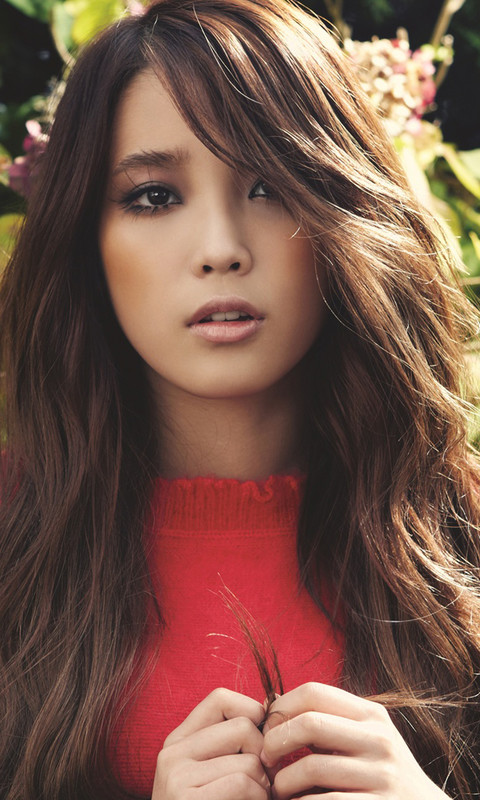
//> input picture materials/face2.jpg, 480 x 800 px
$ ./main   (built with g++ and OpenCV 4)
//> lines starting //> are read from the running program, lines starting //| are printed output that depends on the picture; after the words box and inside, x2 and y2 are one past the last pixel; in counts of white or black regions, pixels touching at a corner belong together
/****************************************************************************
**
** Copyright (C) 2019 Xiaohai <xiaohaidotpro@outlook.com>.
** Contact: http://xiaohai.pro
**
** This file is part of learningOpenCV3
**
**
****************************************************************************/

#include "bits/stdc++.h"

#include "opencv2/opencv.hpp"

int main(int /* argc */, char** /* argv */) {
    cv::Mat src = cv::imread("../../materials/face2.jpg", cv::IMREAD_COLOR);
//> src is the input picture: 800 rows x 480 cols, CV_8UC3; mean B, G, R 74.6, 87, 120.4
    if (src.empty()) {
        std::cerr << "load image failed..." << std::endl;
        return -1;
    }

    using Point2f = cv::Point2f;
    Point2f srcQuad[] = {Point2f(0.0, 0.0), Point2f(src.cols - 1, 0), Point2f(src.cols - 1, src.rows - 1),
                         Point2f(0, src.rows - 1)};
    Point2f dstQuad[] = {Point2f(src.cols * 0.05f, src.rows * 0.33f), Point2f(src.cols * 0.9f, src.rows * 0.25f),
                         Point2f(src.cols * 0.8f, src.rows * 0.9f), Point2f(src.cols * 0.2f, src.rows * 0.7f)};

    // get perspective matrix
    cv::Mat warpMat = cv::getPerspectiveTransform(srcQuad, dstQuad);
    cv::Mat dst;
    cv::warpPerspective(src, dst, warpMat, src.size(), cv::INTER_LINEAR, cv::BORDER_CONSTANT, cv::Scalar());
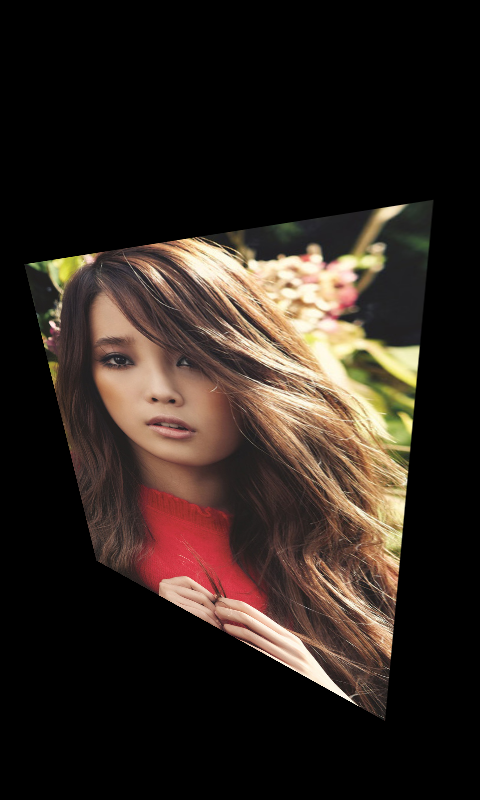
//> dst: 800 rows x 480 cols, CV_8UC3; mean B, G, R 30.7, 37.2, 47.5

    for (int i = 0; i != 4; ++i) {
        cv::circle(dst, dstQuad[i], 5, cv::Scalar(255, 0, 255), -1, cv::LINE_AA);
    }
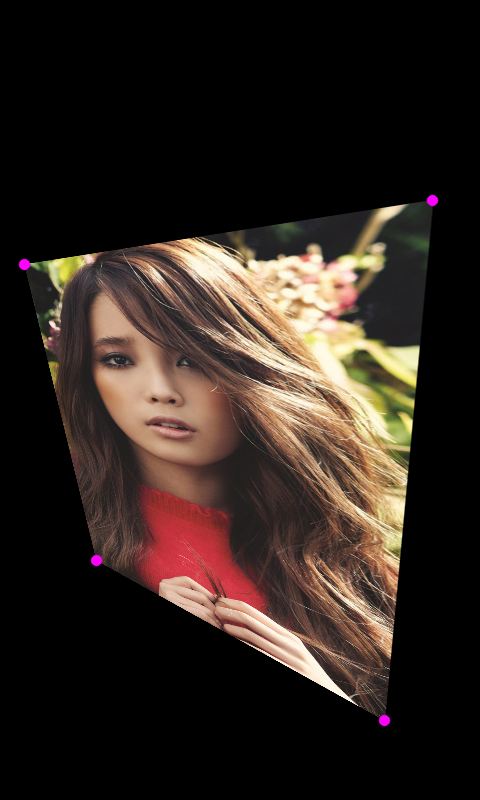
//> dst: 800 rows x 480 cols, CV_8UC3; 0.13% of pixels changed, all inside (x1, y1, x2, y2) = (18, 194, 439, 727)

    const std::string windowTitle{"Perspective Transform"};
    cv::namedWindow(windowTitle, cv::WINDOW_GUI_NORMAL);
    cv::imshow(windowTitle, dst);
    cv::waitKey();

    return 0;
}

$ run again, with materials/face1.jpg copied over materials/face2.jpg
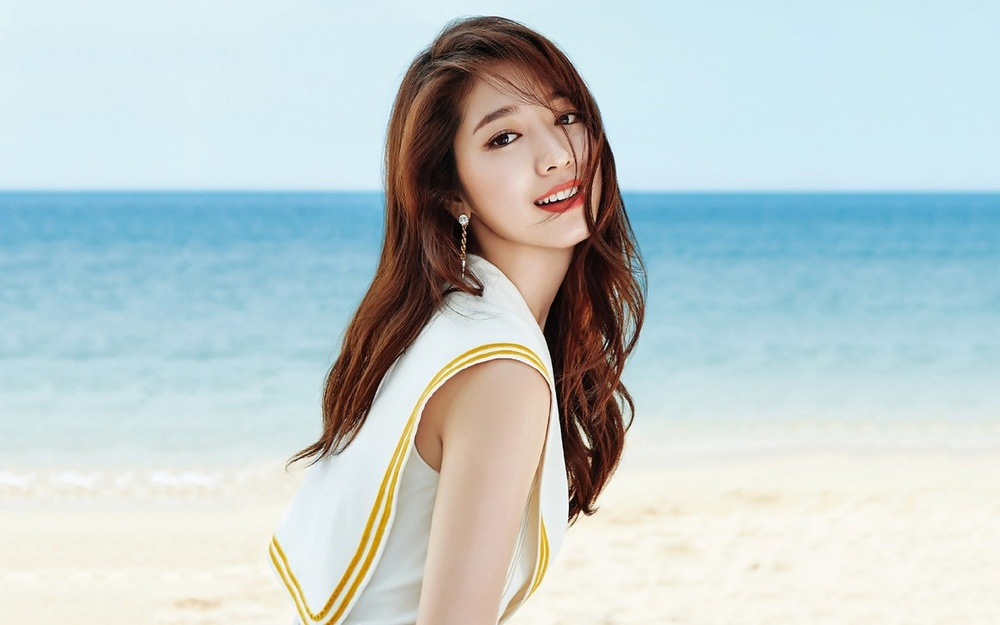
//> input picture materials/face1.jpg, 1000 x 625 px, shrunk from 1280 x 800 before the run
//> src is the input picture: 625 rows x 1000 cols, CV_8UC3; mean B, G, R 204.4, 204, 191.4
//> `cv::warpPerspective(src, dst, warpMat, src.size(), cv::INTER_LINEAR, c..`:
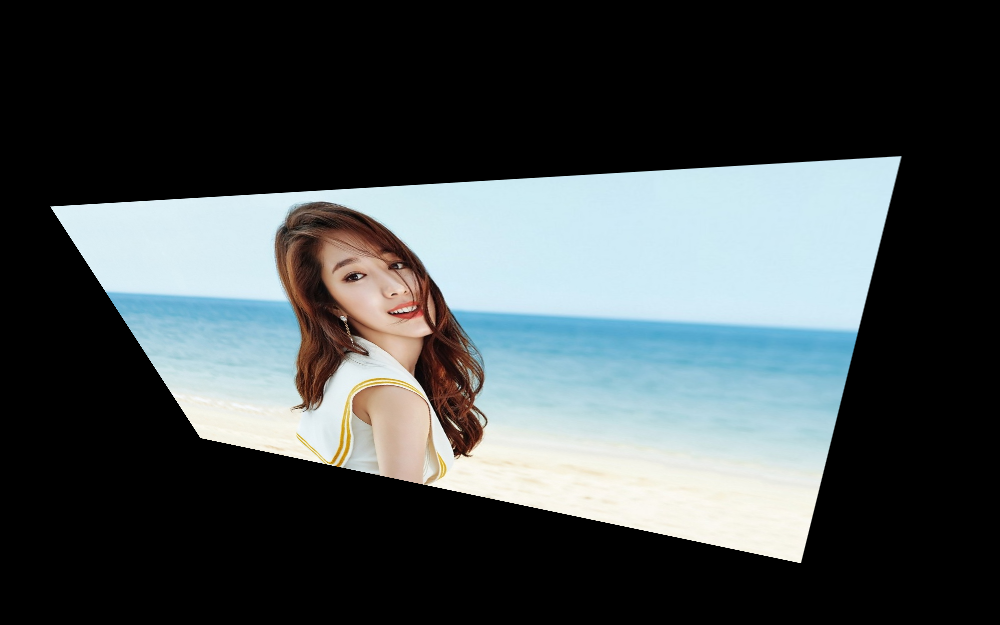
//> dst: 625 rows x 1000 cols, CV_8UC3; mean B, G, R 77.9, 76.3, 69.5
//> after the loop `for (int i = 0; i != 4; ++i)`:
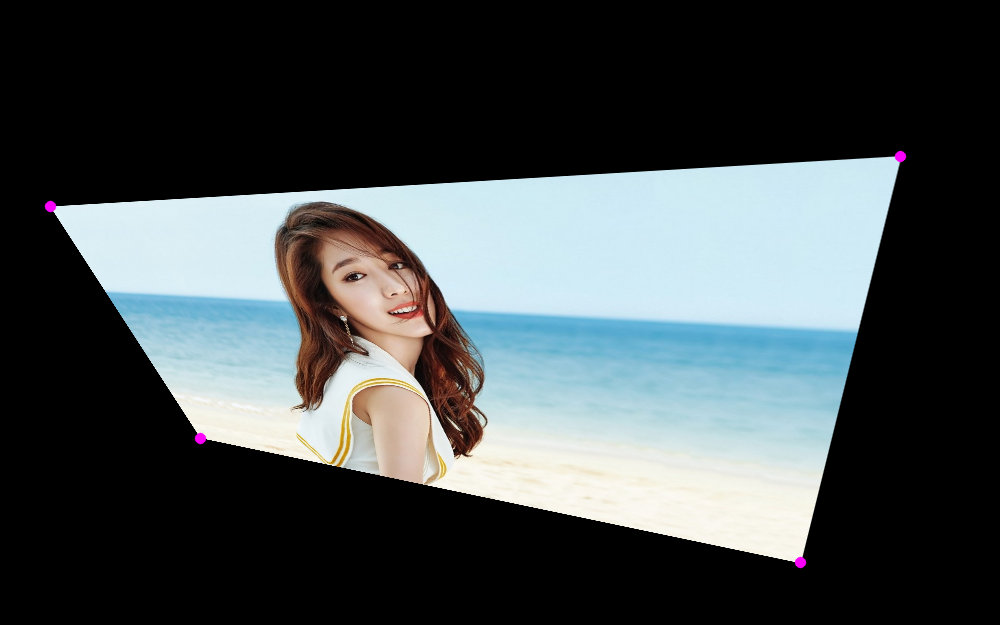
//> dst: 625 rows x 1000 cols, CV_8UC3; 0.08% of pixels changed, all inside (x1, y1, x2, y2) = (44, 150, 907, 569)

$ run again, with materials/face3.jpg copied over materials/face2.jpg
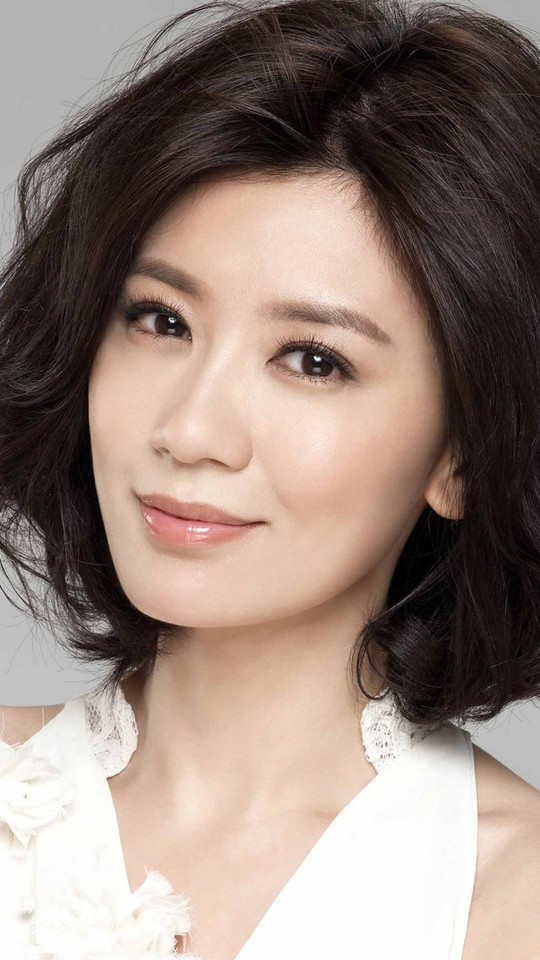
//> input picture materials/face3.jpg, 540 x 960 px
//> src is the input picture: 960 rows x 540 cols, CV_8UC3; mean B, G, R 122.9, 132.6, 149.4
//> `cv::warpPerspective(src, dst, warpMat, src.size(), cv::INTER_LINEAR, c..`:
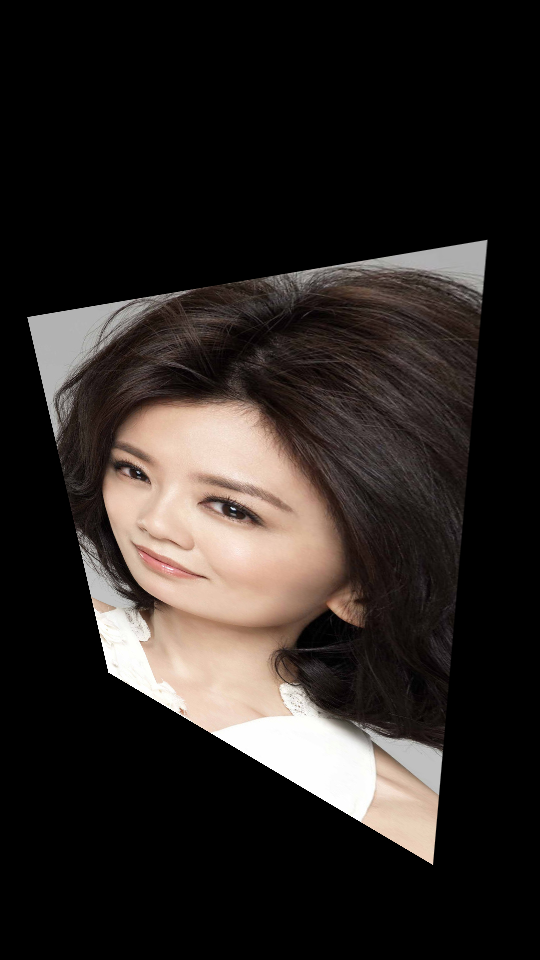
//> dst: 960 rows x 540 cols, CV_8UC3; mean B, G, R 35.3, 38.3, 44
//> after the loop `for (int i = 0; i != 4; ++i)`:
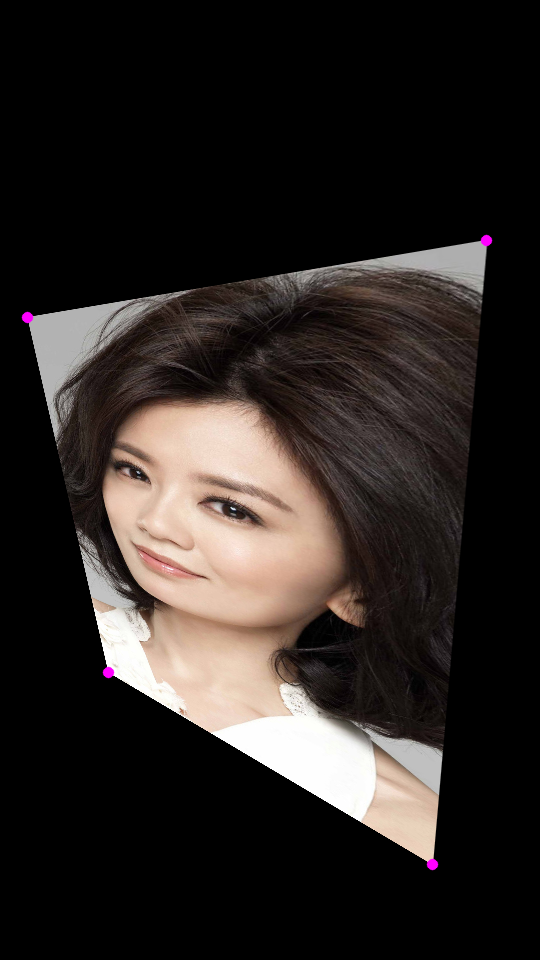
//> dst: 960 rows x 540 cols, CV_8UC3; 0.1% of pixels changed, all inside (x1, y1, x2, y2) = (21, 234, 493, 871)

$ run again, with materials/2.jpg copied over materials/face2.jpg
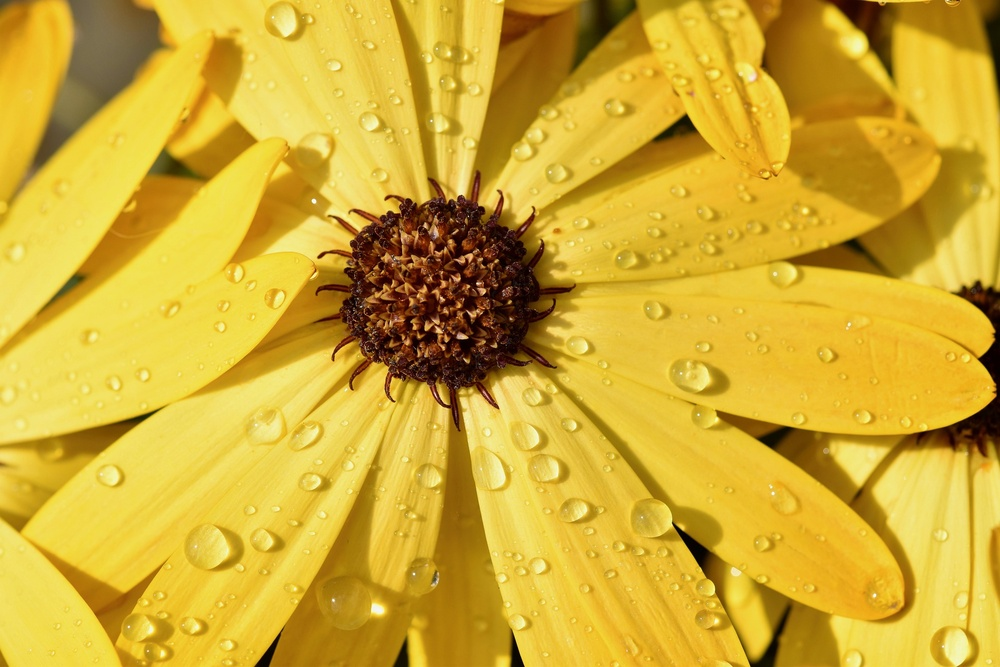
//> input picture materials/2.jpg, 1000 x 667 px, shrunk from 1920 x 1280 before the run
//> src is the input picture: 667 rows x 1000 cols, CV_8UC3; mean B, G, R 50.3, 171.8, 208.5
//> `cv::warpPerspective(src, dst, warpMat, src.size(), cv::INTER_LINEAR, c..`:
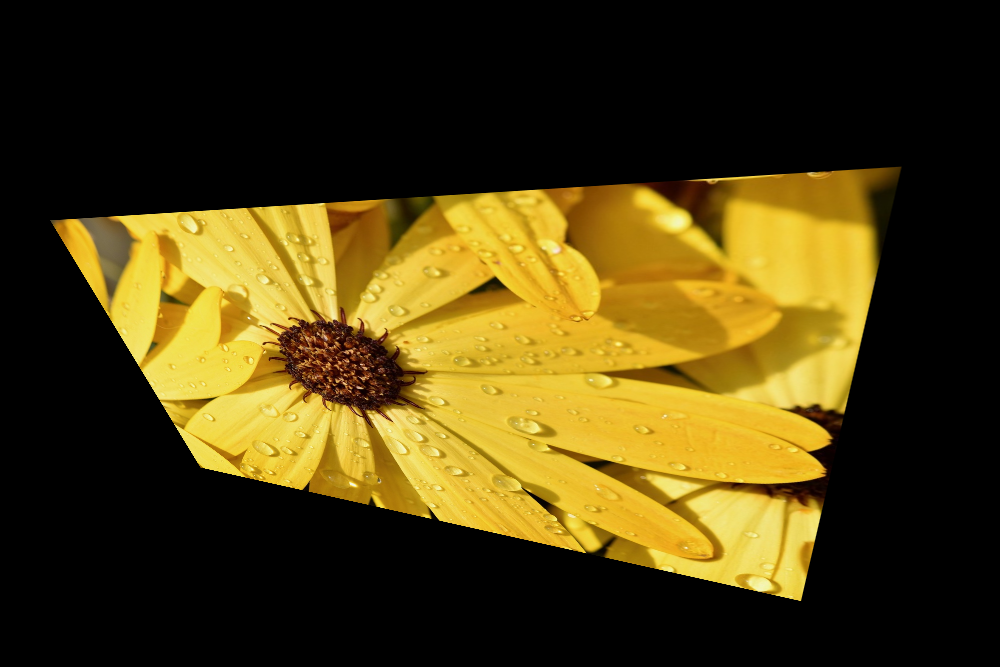
//> dst: 667 rows x 1000 cols, CV_8UC3; mean B, G, R 16.3, 60.9, 75.4
//> after the loop `for (int i = 0; i != 4; ++i)`:
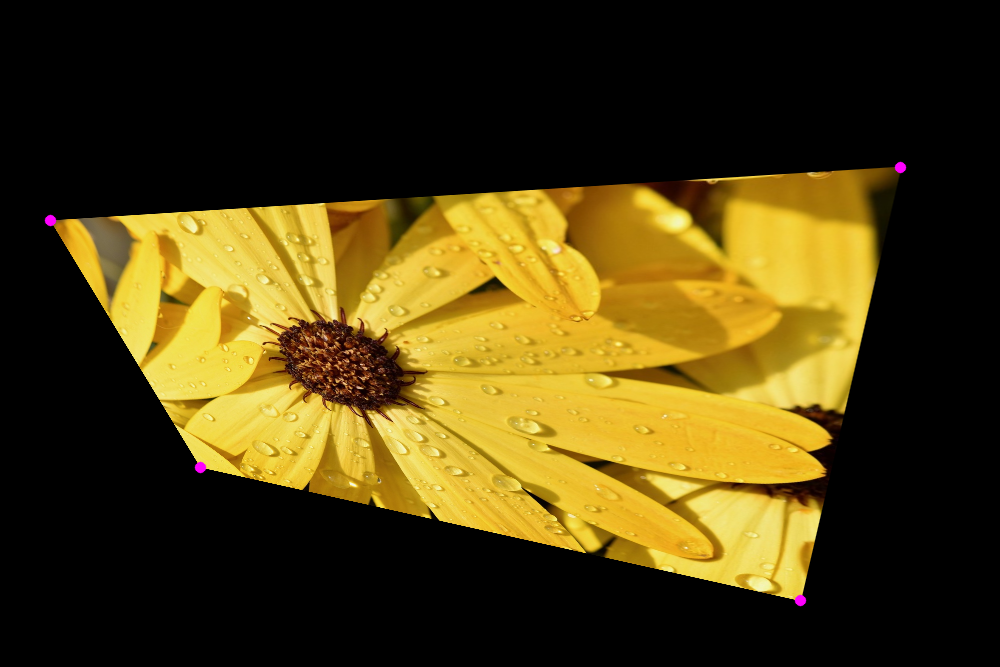
//> dst: 667 rows x 1000 cols, CV_8UC3; 0.07% of pixels changed, all inside (x1, y1, x2, y2) = (44, 161, 907, 607)
